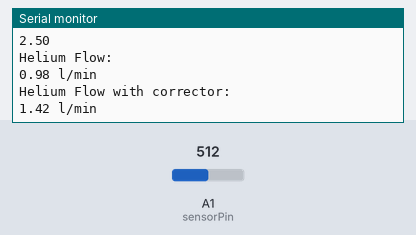
Simulated run of this sketch. Board: Arduino Uno, built with avr-gcc and run on an emulated ATmega328P. Shown: the last lines printed to the serial monitor. Inputs (shaded band) come from the test bench; at power-on: A1 (sensorPin) = 512.

Above: at 5.8 s.
5.9 s: A1 (sensorPin) set to 716
At 11.0 s:
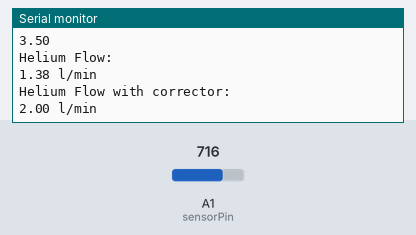
11.9 s: A1 (sensorPin) set to 900
At 16.1 s:
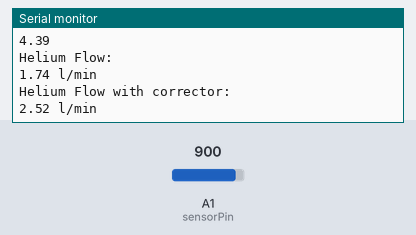
Timing chart, 0 to 17.6 s (numbered marks = the images above; inputs shaded):
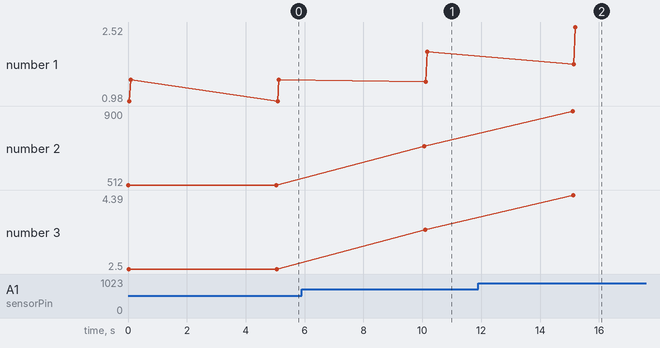

Measured:
- after the input at 5.9 s, the serial monitor: prints a new line after 4.2 s (image 1)
- after the input at 11.9 s, the serial monitor: prints a new line after 3.2 s (image 2)
- plotted number 1: 1.42 → 2 after the input at 5.9 s, 2 → 2.52 after the input at 11.9 s
- plotted number 2: 512 → 716 after the input at 5.9 s, 716 → 900 after the input at 11.9 s
- plotted number 3: 2.5 → 3.5 after the input at 5.9 s, 3.5 → 4.39 after the input at 11.9 s

The sketch:

HeliumSensor_Test.ino
```cpp
/*
    Reads voltage across 250 Ohm Resistor which is in series with 4-20mAmp Sensor
    www.circuits4you.com
*/
const int sensorPin=A1;


const float V_REF = 5.0;
// the setup routine runs once when you press reset:
void setup() {
  // initialize serial communication at 9600 bits per second:
  Serial.begin(9600);
  pinMode(A1, INPUT);
}

// the loop routine runs over and over again forever:
void loop() {
  // read the input on analog pin 0:
  //analogReadResolution(10);
  float sensorValue = analogRead(sensorPin);
  Serial.print(sensorValue);
  Serial.println(" as int");
  float Result;
  float Voltage;
  float Helium_Flow;
  float corr_Helium_Flow;

  //Result = ((sensorValue-204.0)*100.0)/(1024.0-204.0);  //204 is offset, 4mAmp is 0
  Voltage = sensorValue*(5.0)/ (1024.0);
  Helium_Flow  = (Voltage - 0.045) *.4;
  corr_Helium_Flow = Helium_Flow* 1.45;
  // print out the value you read:
  Serial.println("Voltage:");
  Serial.println(Voltage);
  Serial.println("Helium Flow:");
  Serial.print(Helium_Flow);
  Serial.println(" l/min");

  Serial.println("Helium Flow with corrector:");
  Serial.print(corr_Helium_Flow);
  Serial.println(" l/min");


  delay(5000);        // delay in between reads for stability
}
```
